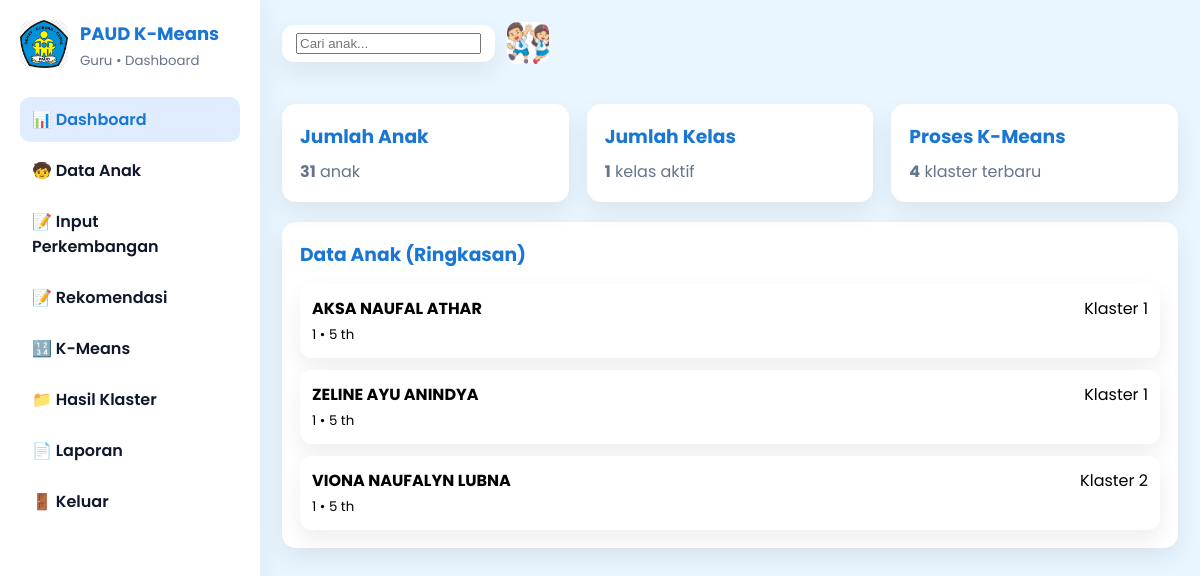
Page /dashboard.php on the committed database.
### tables this page shows
CREATE TABLE `anak` (
  `id_anak` int(11) NOT NULL,
  `nama_anak` varchar(100) DEFAULT NULL,
  `jenis_kelamin` enum('L','P') DEFAULT NULL,
  `usia` int(11) DEFAULT NULL,
  `kelas` varchar(10) DEFAULT NULL,
  `created_at` timestamp NOT NULL DEFAULT current_timestamp()
);

### dashboard.php (the view, shortened to what this page needs)
<?php
include "config.php";
$total_anak = mysqli_fetch_row(mysqli_query($conn,
    "SELECT COUNT(*) FROM anak"
))[0];
$total_kelas = mysqli_fetch_row(mysqli_query($conn,
    "SELECT COUNT(DISTINCT kelas) FROM anak"
))[0];
$jumlah_klaster = mysqli_fetch_row(mysqli_query($conn,
    "SELECT MAX(cluster) FROM kmeans_hasil"
))[0];
$anak_ringkas = mysqli_query($conn,
    "SELECT anak.id_anak, anak.nama_anak, anak.kelas, anak.usia,
            (SELECT cluster FROM kmeans_hasil
             WHERE id_anak = anak.id_anak LIMIT 1) AS klaster
    FROM anak
    ORDER BY anak.id_anak DESC
    LIMIT 3
");
?>
<!DOCTYPE html>
<html lang="id">
<head>
</head>
<body>
<div class="app">
    <?php include "sidebar.php"; ?>
    <main class="main">
        <div class="topbar">
            <?php include "topbar.php"; ?>
        </div>
        <section id="page-dashboard">
            <div class="grid">
                <div class="card">
                    <h3>Jumlah Anak</h3>
                    <p><b><?= $total_anak ?></b> anak</p>
                </div>
                <div class="card">
                    <h3>Jumlah Kelas</h3>
                    <p><b><?= $total_kelas ?></b> kelas aktif</p>
                </div>
                <div class="card">
                    <h3>Proses K-Means</h3>
                    <p><b><?= $jumlah_klaster ?></b> klaster terbaru</p>
                </div>
            </div>
            <div class="card" style="margin-top:20px;">
                <h3>Data Anak (Ringkasan)</h3>
                <div class="list">
                    <?php while($d = mysqli_fetch_assoc($anak_ringkas)){ ?>
                        <div class="row">
                            <span>
                                <b><?= $d['nama_anak'] ?></b><br>
                                <small><?= $d['kelas'] ?> • <?= $d['usia'] ?> th</small>
                            </span>
                            <span>Klaster <?= $d['klaster'] ?? "-" ?></span>
                        </div>
                    <?php } ?>
                </div>
            </div>
        </section>
    </main>
</div>
</body>
</html>

### rows in the picture
anak: nama_anak "AKSA NAUFAL ATHAR", kelas "1", usia "5", klaster "1"
anak: nama_anak "ZELINE AYU ANINDYA", kelas "1", usia "5", klaster "1"
anak: nama_anak "VIONA NAUFALYN LUBNA", kelas "1", usia "5", klaster "2"

### other values in the picture
$total_anak "31"
$total_kelas "1"
$jumlah_klaster "4"
